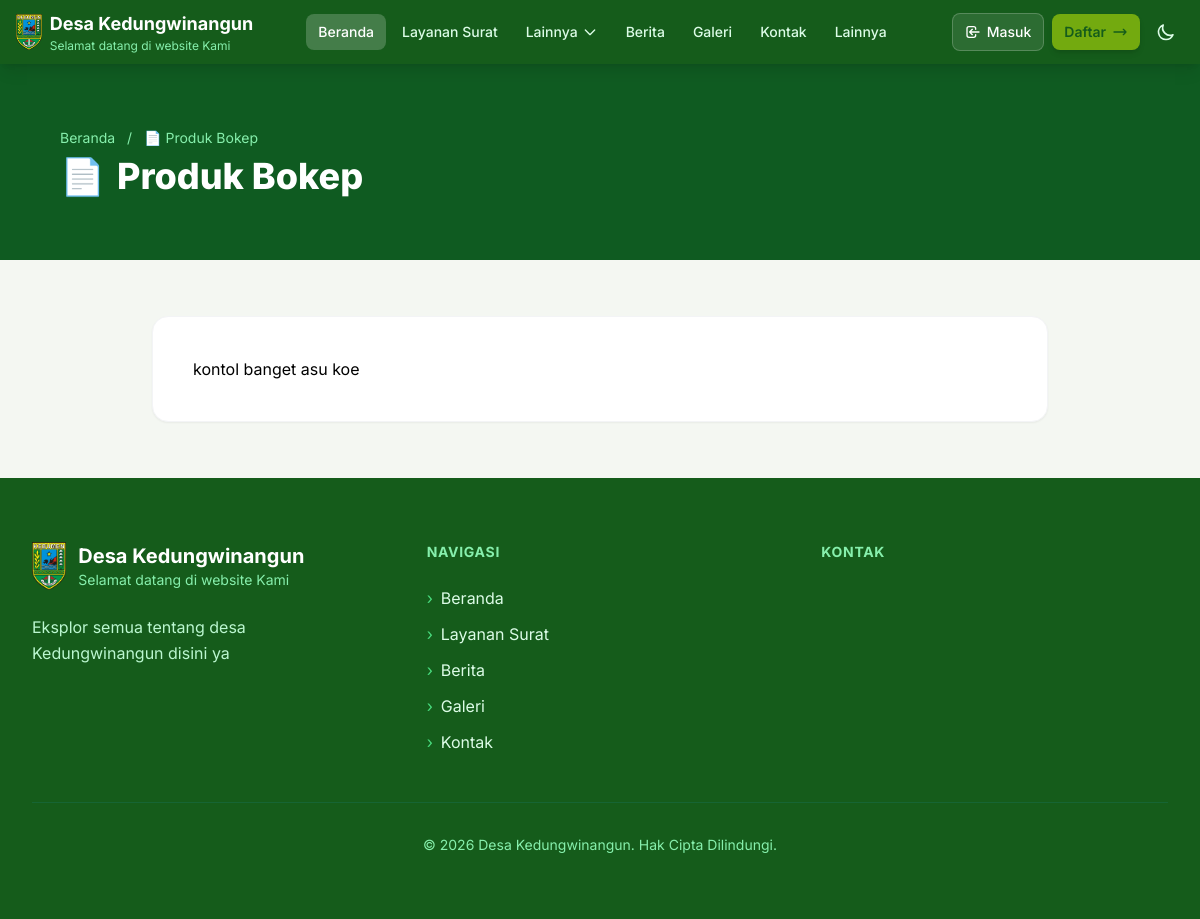
The app's page /page/produk-bokep with its own data.
### tables this page shows
CREATE TABLE config (
            key TEXT PRIMARY KEY,
            value TEXT
        );

CREATE TABLE pages (
            id INTEGER PRIMARY KEY AUTOINCREMENT,
            title TEXT NOT NULL,
            slug TEXT UNIQUE NOT NULL,
            content TEXT,
            icon TEXT DEFAULT '📄',
            order_num INTEGER DEFAULT 0,
            active INTEGER DEFAULT 1,
            created_at TIMESTAMP DEFAULT CURRENT_TIMESTAMP,
            updated_at TIMESTAMP DEFAULT CURRENT_TIMESTAMP
        );

### routes/public.py (the view)
@public_bp.route("/page/<slug>")
def view_page(slug):
    from datetime import datetime
    desa_info = get_desa_info_with_maps()
    page = get_page_by_slug(slug)
    if not page:
        return "Page tidak ditemukan", 404
    custom_pages = get_all_pages()
    nav_links_with_pages = NAV_LINKS.copy()
    if custom_pages:
        nav_links_with_pages.append({
            "label": "Lainnya",
            "href": "#",
            "active": False,
            "is_dropdown": True,
            "children": [{"label": p['title'], "href": f"/page/{p['slug']}", "icon": p['icon']} for p in custom_pages]
        })
    return render_template(
        "page.html",
        desa=desa_info,
        page=page,
        nav_links=nav_links_with_pages,
        tahun=datetime.now().year,
        site_name=desa_info['nama'],
        site_tagline=desa_info['tagline'],
        site_description=desa_info['deskripsi'],
        custom_pages=custom_pages,
    )

### app.py (called while the page is built)
@app.context_processor
def inject_openrouter_key():
    return {
        'openrouter_api_key': environ.get('OPENROUTER_API_KEY', '')
    }

@app.context_processor
def inject_custom_pages():
    from models import get_all_pages
    return {'custom_pages_nav': get_all_pages()}

### models.py (called while the page is built)
def get_db_connection():
    conn = sqlite3.connect(Config.DB_NAME)
    conn.row_factory = sqlite3.Row
    return conn

def get_config(key, default=None):
    conn = get_db_connection()
    cursor = conn.cursor()
    cursor.execute('SELECT value FROM config WHERE key = ?', (key,))
    row = cursor.fetchone()
    conn.close()
    return row['value'] if row else (default if default is not None else DEFAULT_CONFIG.get(key, ''))

def get_desa_info():
    return {
        "nama": get_config("website_nama", DEFAULT_CONFIG["website_nama"]),
        "tagline": get_config("website_tagline", DEFAULT_CONFIG["website_tagline"]),
        "deskripsi": get_config("website_deskripsi", DEFAULT_CONFIG["website_deskripsi"]),
        "jumlah_dusun": 6,
        "jumlah_kasi": 3,
        "jumlah_kepala_desa": 1,
    }

def get_all_pages():
    conn = get_db_connection()
    cursor = conn.cursor()
    cursor.execute('SELECT * FROM pages WHERE active = 1 ORDER BY order_num ASC, title ASC')
    pages = [dict(row) for row in cursor.fetchall()]
    conn.close()
    return pages

def get_page_by_slug(slug):
    conn = get_db_connection()
    cursor = conn.cursor()
    cursor.execute('SELECT * FROM pages WHERE slug = ? AND active = 1', (slug,))
    page = cursor.fetchone()
    conn.close()
    return dict(page) if page else None

### routes/public.py (called while the page is built)
def get_desa_info_with_maps():
    info = get_desa_info()
    info['maps_embed_url'] = MAPS_EMBED_URL
    info['dusun'] = DUSUN_DATA
    return info

### templates/page.html (shortened to what this page needs)
<!DOCTYPE html>
<html lang="id">
<head>
    <script src="https://cdn.tailwindcss.com"></script>
    <link rel="stylesheet" href="{{ url_for('static', filename='styles.css') }}">
</head>
<body>
    {% include 'partials/navbar.html' %}
    <div class="bg-[#0F5B21] px-6 py-10 md:px-[5%] md:py-16 text-white">
        <p class="text-xs md:text-sm text-green-300 mb-2">
            <a href="{{ url_for('public.index') }}" class="hover:underline">Beranda</a>
            <span class="mx-2">/</span>
            <span>{{ page.icon }} {{ page.title }}</span>
        </p>
        <h1 class="text-2xl md:text-4xl font-extrabold flex items-center gap-3">
            <span>{{ page.icon }}</span>
            {{ page.title }}
        </h1>
    </div>
    <div class="px-6 py-10 md:px-[5%] md:py-14">
        <div class="max-w-4xl mx-auto">
            <div class="bg-white rounded-2xl shadow-sm border border-gray-100 p-6 md:p-10">
                {{ page.content|safe if page.content else '<p class="text-gray-500 italic">Konten belum tersedia.</p>' }}
            </div>
        </div>
    </div>
    {% include 'partials/footer.html' %}
</body>
</html>

### templates/partials/navbar.html (shortened to what this page needs)
<nav class="bg-[#155C1B] sticky top-0 z-50 shadow-lg">
    <div class="max-w-7xl mx-auto px-4">
        <div class="flex items-center justify-between h-14 md:h-16">
            <a href="{{ url_for('public.index') }}" class="flex items-center gap-2">
                <img src="{{ url_for('static', filename='images/kebumen.png') }}" alt="Logo" class="h-9 w-auto">
                <div class="hidden sm:block">
                    <div class="text-white font-bold text-sm md:text-lg">{{ site_name or 'Desa' }}</div>
                    <div class="text-green-300 text-[10px] md:text-xs">{{ site_tagline or '' }}</div>
                </div>
            </a>
            <div class="hidden lg:flex items-center gap-1">
                {% for link in nav_links %}
                {% if link.label == 'Layanan Surat' %}
                <a href="{{ link.href }}" class="px-3 py-2 rounded-lg text-sm font-medium transition-colors
                       {% if link.active %}bg-white/20 text-white{% else %}text-green-100 hover:bg-white/10 hover:text-white{% endif %}">
                    {{ link.label }}
                </a>
                {% if custom_pages %}
                <div class="relative" x-data="{ open: false }">
                    <button @click="open = !open" @click.away="open = false"
                            class="px-3 py-2 rounded-lg text-sm font-medium transition-colors flex items-center gap-1
                                   {% if link.active %}bg-white/20 text-white{% else %}text-green-100 hover:bg-white/10 hover:text-white{% endif %}">
                        Lainnya
                        <svg class="w-4 h-4 transition-transform" :class="{'rotate-180': open}" fill="none" stroke="currentColor" viewBox="0 0 24 24">
                            <path stroke-linecap="round" stroke-linejoin="round" stroke-width="2" d="M19 9l-7 7-7-7"/>
                        </svg>
                    </button>
                </div>
                {% endif %}
                {% else %}
                <a href="{{ link.href }}" class="px-3 py-2 rounded-lg text-sm font-medium transition-colors
                       {% if link.active %}bg-white/20 text-white{% else %}text-green-100 hover:bg-white/10 hover:text-white{% endif %}">
                    {{ link.label }}
                </a>
                {% endif %}
                {% endfor %}
            </div>
            <div class="flex items-center gap-1 md:gap-2">
                {% if not session.user_logged_in %}
                <div class="hidden md:flex items-center gap-2">
                    <a href="{{ url_for('user.login') }}" class="flex items-center gap-1.5 px-3 py-2 rounded-lg text-white text-sm font-medium bg-white/10 hover:bg-white/20 border border-white/20 transition-all">
                        <svg class="w-4 h-4" fill="none" stroke="currentColor" viewBox="0 0 24 24">
                            <path stroke-linecap="round" stroke-linejoin="round" stroke-width="2" d="M11 16l-4-4m0 0l4-4m-4 4h14m-5 4v1a3 3 0 01-3 3H6a3 3 0 01-3-3V7a3 3 0 013-3h7a3 3 0 013 3v1"/>
                        </svg>
                        Masuk
                    </a>
                    <a href="{{ url_for('user.register') }}" class="flex items-center gap-1.5 px-3 py-2 rounded-lg text-[#155C1B] text-sm font-semibold bg-[#73AA0F] hover:bg-[#63930b] shadow-md transition-all">
                        Daftar
                        <svg class="w-4 h-4" fill="none" stroke="currentColor" viewBox="0 0 24 24">
                            <path stroke-linecap="round" stroke-linejoin="round" stroke-width="2" d="M17 8l4 4m0 0l-4 4m4-4H3"/>
                        </svg>
                    </a>
                </div>
                {% endif %}
                <button id="btn-dark" class="p-2 rounded-lg text-green-100 hover:bg-white/10 transition-colors" aria-label="Dark mode">
                    <svg id="icon-moon" class="w-5 h-5" fill="none" stroke="currentColor" viewBox="0 0 24 24">
                        <path stroke-linecap="round" stroke-linejoin="round" stroke-width="2" d="M20.354 15.354A9 9 0 018.646 3.646 9.003 9.003 0 0012 21a9.003 9.003 0 008.354-5.646z"/>
                    </svg>
                </button>
            </div>
        </div>
    </div>
</nav>

### templates/partials/footer.html (shortened to what this page needs)
<footer class="bg-[#155C1B] text-white">
    <div class="max-w-7xl mx-auto px-4 sm:px-6 lg:px-8 py-16">
        <div class="grid grid-cols-1 md:grid-cols-3 gap-12">
            <div class="reveal-footer">
                <a href="{{ url_for('public.index') }}" class="flex items-center gap-3 mb-6 group">
                    <img src="{{ url_for('static', filename='images/kebumen.png') }}" alt="Logo" class="h-12 w-auto transition-transform duration-300 group-hover:scale-105">
                    <div>
                        <h3 class="font-bold text-xl">{{ site_name or 'Desa' }}</h3>
                        <p class="text-green-300 text-sm">{{ site_tagline or '' }}</p>
                    </div>
                </a>
                <p class="text-green-200 leading-relaxed mb-6">{{ site_description or '' }}</p>
            </div>
            <div class="reveal-footer" style="transition-delay: 0.1s;">
                <h4 class="font-bold text-lg mb-6 text-green-300 uppercase tracking-wider text-sm">Navigasi</h4>
                <ul class="space-y-3">
                    <li>
                        <a href="{{ url_for('public.index') }}" class="text-green-100 hover:text-white transition-colors duration-200 flex items-center gap-2 group">
                            <span class="text-green-400 group-hover:translate-x-1 transition-transform duration-200">›</span>
                            Beranda
                        </a>
                    </li>
                    <li>
                        <a href="{{ url_for('public.layanan') }}" class="text-green-100 hover:text-white transition-colors duration-200 flex items-center gap-2 group">
                            <span class="text-green-400 group-hover:translate-x-1 transition-transform duration-200">›</span>
                            Layanan Surat
                        </a>
                    </li>
                    <li>
                        <a href="{{ url_for('public.berita') }}" class="text-green-100 hover:text-white transition-colors duration-200 flex items-center gap-2 group">
                            <span class="text-green-400 group-hover:translate-x-1 transition-transform duration-200">›</span>
                            Berita
                        </a>
                    </li>
                    <li>
                        <a href="{{ url_for('public.galeri') }}" class="text-green-100 hover:text-white transition-colors duration-200 flex items-center gap-2 group">
                            <span class="text-green-400 group-hover:translate-x-1 transition-transform duration-200">›</span>
                            Galeri
                        </a>
                    </li>
                    <li>
                        <a href="{{ url_for('public.kontak') }}" class="text-green-100 hover:text-white transition-colors duration-200 flex items-center gap-2 group">
                            <span class="text-green-400 group-hover:translate-x-1 transition-transform duration-200">›</span>
                            Kontak
                        </a>
                    </li>
                </ul>
            </div>
            <div class="reveal-footer" style="transition-delay: 0.2s;">
                <h4 class="font-bold text-lg mb-6 text-green-300 uppercase tracking-wider text-sm">Kontak</h4>
            </div>
        </div>
        <div class="mt-12 pt-8 border-t border-green-800 text-center">
            <p class="text-green-300 text-sm">© {{ tahun }} {{ site_name or 'Desa' }}. Hak Cipta Dilindungi.</p>
        </div>
    </div>
</footer>

### static/styles.css (style rules this page uses)
*, *::before, *::after { box-sizing: border-box; }

### templates/page.html (style rules this page uses)
* { margin: 0; padding: 0; box-sizing: border-box; }
body { font-family: 'Inter', sans-serif; background: #f4f7f2; }

### records on screen
config: value "Desa Kedungwinangun"
config: value "Selamat datang di website Kami"
pages: icon "📄", title "Produk Bokep", content "kontol banget asu koe"
config: value "Eksplor semua tentang desa Kedungwinangun disini ya"

### other values on screen
{{ link.label }} "Beranda" "Berita" "Galeri" "Kontak" "Lainnya"
{{ link.label }} "Layanan Surat"
